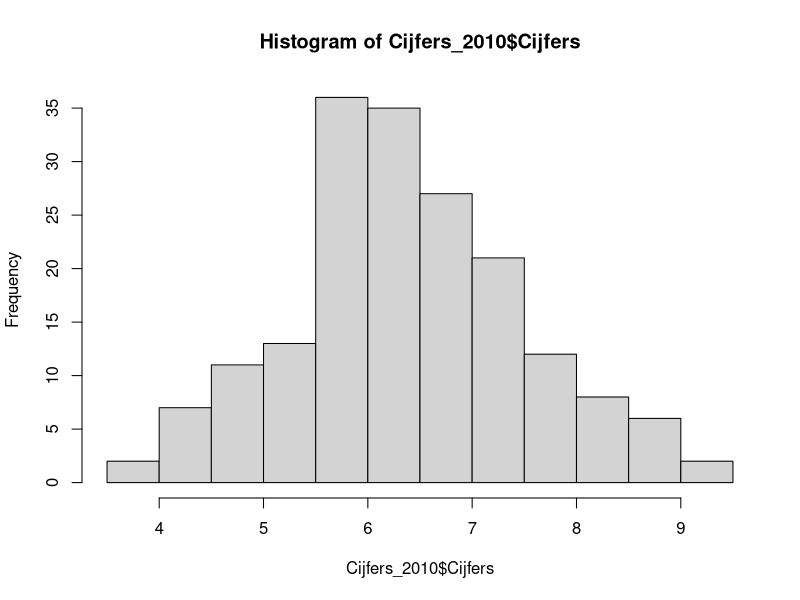
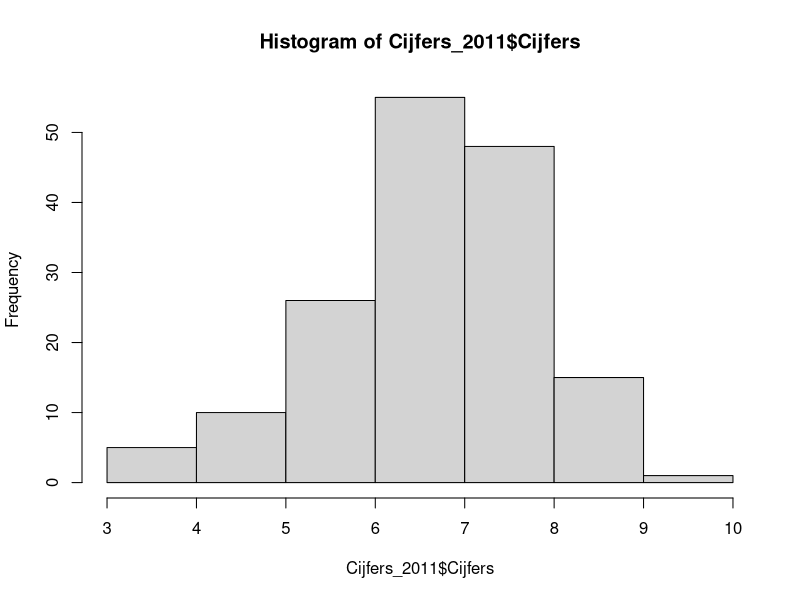

The R script that drew these images, in order:
## ---- chunk 1
knitr::opts_chunk$set(echo = TRUE)
## ---- chunk 2
set.seed(1)

mu <- 6.3
sigma <- 1.2
Cijfers_2010 <- rnorm(180, mu, sigma)
Cijfers_2010 <- Cijfers_2010 [Cijfers_2010 <= 10 & Cijfers_2010 >= 1]
Cijfers_2010 <- sapply (Cijfers_2010, round, 3)

mu <- 6.3
sigma <- 1.2
Cijfers_2010_n30 <- rnorm(30, mu, sigma)
Cijfers_2010_n30 <- Cijfers_2010_n30 [Cijfers_2010_n30 <= 10 & Cijfers_2010_n30 >= 1]
Cijfers_2010_n30 <- sapply (Cijfers_2010_n30, round, 3)

mu <- 6.6
sigma <- 1.2
Cijfers_2011 <- rnorm(160, mu, sigma)
Cijfers_2011 <- Cijfers_2011 [Cijfers_2011 <= 10 & Cijfers_2011 >= 1]
Cijfers_2011 <- sapply (Cijfers_2011, round, 3)

mu <- 6.6
sigma <- 1.2
Cijfers_2011_n30 <- rnorm(30, mu, sigma)
Cijfers_2011_n30 <- Cijfers_2011_n30 [Cijfers_2011_n30 <= 10 & Cijfers_2011_n30 >= 1]
Cijfers_2011_n30 <- sapply (Cijfers_2011, round, 3)

Cijfers <- c(Cijfers_2010, Cijfers_2011)
Startjaar <- c(replicate(180, 2010), replicate(160, 2011))
Cijfers_gem <- data.frame(Cijfers, Startjaar)


## ---- chunk 3
Cijfers_gem[sample(1:340, 10),]
## ---- chunk 4
Cijfers_2010 <- Cijfers_gem[Cijfers_gem$Startjaar==2010,]
Cijfers_2011 <- Cijfers_gem[Cijfers_gem$Startjaar==2011,]
## ---- chunk 5
mean(Cijfers_2010$Cijfers)
sd(Cijfers_2010$Cijfers)
hist(Cijfers_2010$Cijfers)
mean(Cijfers_2011$Cijfers)
sd(Cijfers_2011$Cijfers)
hist(Cijfers_2011$Cijfers)
## ---- chunk 6
library(nortest)
## ---- chunk 7
lillie.test(Cijfers_2010$Cijfers)
lillie.test(Cijfers_2011$Cijfers)
## ---- chunk 8
shapiro.test(Cijfers_2011_n30)
shapiro.test(Cijfers_2010_n30)
## ---- chunk 9
library(car)
leveneTest(Cijfers_gem$Cijfers, Cijfers_gem$Startjaar)
## ---- chunk 10
t.test(Cijfers_2010, Cijfers_2011)
